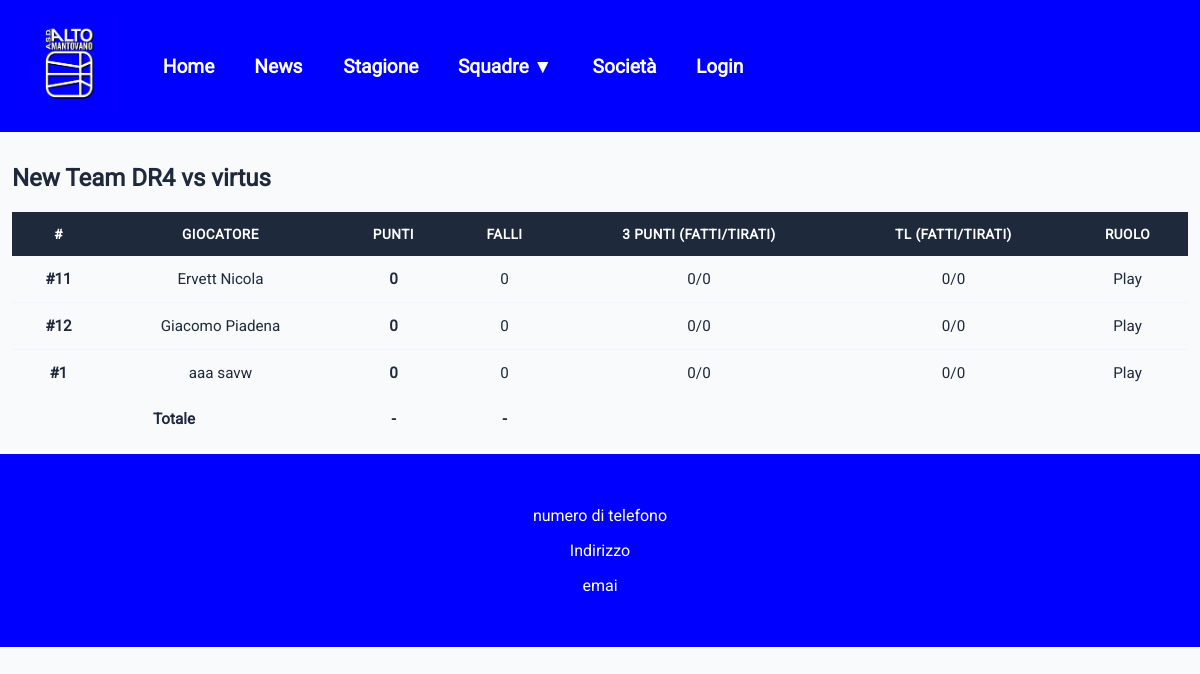
Screenshot of /teams/3/stats-partita/ with the database file from the repository.
### teams/models.py (models this page shows, shortened)
class Matches(models.Model):
    LOCATION_CHOICES = (
        ('HOME', 'Casa'),
        ('AWAY', 'Trasferta'),
    )
    team = models.ForeignKey(Squadre, related_name='matches',on_delete=models.CASCADE)
    avversari = models.CharField( max_length=50)
    giornoPartita = models.DateTimeField(auto_now=False, auto_now_add=False)
    giocata = models.BooleanField(default=False)
    location_type=models.CharField(choices=LOCATION_CHOICES, max_length=4)
    indirizzo = models.CharField(max_length=100)
    puntiFatti = models.PositiveIntegerField(null=True,blank=True)
    puntiSubiti = models.PositiveIntegerField(null=True,blank=True)
    players_stats = models.ManyToManyField(
        Atleta,
        through='PlayerMatchStats',
        related_name='match_performances'
    )
    class Meta:
        ordering = ['giornoPartita']
        verbose_name_plural = "Matches"

class Squadre(models.Model):
    nome = models.CharField(max_length=50)
    categoria = models.CharField(max_length=50)
    allenatori = models.ManyToManyField(
        settings.AUTH_USER_MODEL,
        limit_choices_to={'ruolo':'allenatori'},
        blank=True,
        related_name='squadre'
    )

class PlayerMatchStats(models.Model):
    partita = models.ForeignKey(Matches, related_name='player_stats', on_delete=models.CASCADE)
    player = models.ForeignKey(
        Atleta,
        on_delete=models.CASCADE,
        related_name='stats',
        limit_choices_to={'ruolo': 'atleta'}
    )
    points = models.PositiveIntegerField(default=0)
    fouls = models.PositiveIntegerField(default=0)
    three_pointers_made = models.PositiveIntegerField(default=0)
    three_pointers_attempted = models.PositiveIntegerField(default=0)
    free_throws_made = models.PositiveIntegerField(default=0)
    free_throws_attempted = models.PositiveIntegerField(default=0)
    numero_maglia = models.PositiveIntegerField(
        null=True,
        blank=True,
        verbose_name="Numero di maglia",
        validators=[
            MinValueValidator(0),
            MaxValueValidator(99)
        ]
    )
    class Meta:
        verbose_name = "Statistica Giocatore Partita"
        verbose_name_plural = "Statistiche Giocatori Partite"
        constraints = [
                    models.UniqueConstraint(
                        fields=['partita', 'player'],
                        name='unique_player_per_partita'
                    ),
                    models.UniqueConstraint(
                        fields=['partita', 'numero_maglia'],
                        name='unique_numero_maglia_per_partita'
            )
                ]

class Atleta(models.Model):
    RUOLO_CHOICES = (
        ('Play', 'Playmaker'),
        ('Guardia', 'Guardia'),
        ('Ala', 'Ala'),
        ('AlaGrande', 'Ala Grande'),
        ('Centro', 'Centro'),
    )
    user = models.OneToOneField(
        settings.AUTH_USER_MODEL,
        on_delete=models.CASCADE,
        related_name='profilo_atleta',
    )
    data_nascita=models.DateField(auto_now=False, auto_now_add=False)
    squadra = models.ForeignKey(
        Squadre,
        on_delete=models.CASCADE,
        related_name='atleti'
    )
    posizione = models.CharField(max_length=20, choices=RUOLO_CHOICES,default='Play')

### login/models.py (models this page shows, shortened)
class CustomUser(AbstractUser):
    email = models.EmailField(unique=True, max_length=254)
    RUOLI = (
        ('allenatori','Coach'),
        ('dirigente','Dirigente'),
        ('atleta','Atleta'),
    )
    ruolo = models.CharField(choices=RUOLI, max_length=50,default='dirigente')
    telefono = models.CharField(blank=True,null=True, max_length=20)
    USERNAME_FIELD = 'email'
    REQUIRED_FIELDS = ['username']

### teams/views.py (the view)
# urls.py: path('<int:pk>/stats-partita/',MatchesDetailView.as_view(),name='statsPartita'),
class MatchesDetailView(DetailView):
    model = Matches
    context_object_name = 'match'
    template_name= 'teams/match_detail.html'
    def get_context_data(self, **kwargs):
        context = super().get_context_data(**kwargs)
        context['stats_list'] = self.object.player_stats.all().order_by('-points')
        context['totale_punti'] = self.object.player_stats.aggregate(Sum('points'))['points__sum'] or 0
        context['totale_falli'] = self.object.player_stats.aggregate(Sum('fouls'))['fouls__sum'] or 0
        context['show_totals'] = True
        return context

### home/context_processor.py (called while the page is built)
def squadre_globali(request):
    return {
        'squadre_globali': Squadre.objects.all()
    }

### teams/templates/teams/match_detail.html
{% extends 'template.html' %}
{% block content %}
  <h2>{{ match.team.nome }} vs {{ match.avversari }}</h2>
  {% include 'teams/includes/_stats_table.html' %}
{% endblock %}

### teams/templates/teams/includes/_stats_table.html
<table class="custom-table">
  <thead>
    <tr>
      <th>#</th>
      <th>Giocatore</th>
      <th>Punti</th>
      <th>Falli</th>
      <th>3 Punti (Fatti/Tirati)</th>
      <th>TL (Fatti/Tirati)</th>
      <th>Ruolo</th>
    </tr>
  </thead>
  <tbody>
    {% for stat in stats_list %}
      <tr>
        <td>
          {% if stat.numero_maglia is not None %}
            <strong>#{{ stat.numero_maglia }}</strong>
          {% else %}
            -
          {% endif %}
        </td>
        <td>{{ stat.player.user.first_name }} {{ stat.player.user.last_name }}</td>
        <td><strong>{{ stat.points }}</strong></td>
        <td>{{ stat.fouls }}</td>
        <td>{{ stat.three_pointers_made }}/{{ stat.three_pointers_attempted }}</td>
        <td>{{ stat.free_throws_made }}/{{ stat.free_throws_attempted }}</td>
        <td>{{ stat.player.posizione|default:"-" }}</td>
      </tr>
    {% empty %}
      <tr>
        <td colspan="7" class="text-center">Nessuna statistica inserita per questa partita.</td>
      </tr>
    {% endfor %}
  </tbody>
  {% if show_totals and stats_list %}
    <tfoot>
      <tr>
        <td colspan="2"><strong>Totale</strong></td>
        <td><strong>{{ totale_punti|default:"-" }}</strong></td>
        <td><strong>{{ totale_falli|default:"-" }}</strong></td>
        <td colspan="2"></td>
      </tr>
    </tfoot>
  {% endif %}
</table>

### static/template.css (style rules this page uses)
body { background-color: #f8fafc; display: grid; grid-template-columns: auto; margin: 0; padding: 0; font-family: "Roboto", sans-serif; overflow-x: hidden; color: #1e293b; }
.custom-table { width: 100%; min-width: 650px; border-collapse: collapse; font-size: 0.95rem; text-align: center; box-sizing: border-box; }
.custom-table thead tr { background-color: #1e293b; color: #ffffff; font-weight: 600; text-transform: uppercase; font-size: 0.85rem; letter-spacing: 0.5px; }
.custom-table th, .custom-table td { padding: 14px 18px; white-space: nowrap; }
.custom-table tbody tr { border-bottom: 1px solid #f1f5f9; transition: background-color 0.2s ease; }
.custom-table tbody tr:nth-of-type(even) { background-color: #f8fafc; }
.custom-table tbody tr:last-of-type { border-bottom: none; }

### rows the page displays
Matches: team.nome "New Team DR4", avversari "virtus"
PlayerMatchStats: numero_maglia "11", player.user.first_name "Ervett", player.user.last_name "Nicola", points "0", fouls "0", three_pointers_made "0", three_pointers_attempted "0", free_throws_made "0", free_throws_attempted "0", player.posizione "Play"
PlayerMatchStats: numero_maglia "12", player.user.first_name "Giacomo", player.user.last_name "Piadena", points "0", fouls "0", three_pointers_made "0", three_pointers_attempted "0", free_throws_made "0", free_throws_attempted "0", player.posizione "Play"
PlayerMatchStats: numero_maglia "1", player.user.first_name "aaa", player.user.last_name "savw", points "0", fouls "0", three_pointers_made "0", three_pointers_attempted "0", free_throws_made "0", free_throws_attempted "0", player.posizione "Play"

### other values shown
{{ totale_punti|default:"-" }} "-"
{{ totale_falli|default:"-" }} "-"
